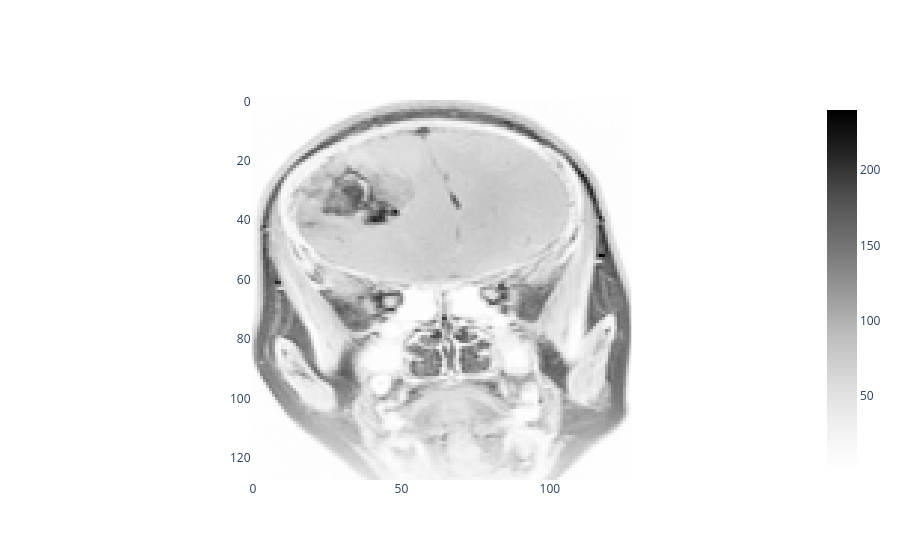

Here is the notebook cell this chart was saved with:
### Code cell
from gtda.plotting import plot_heatmap
sample_image = X[0]
plot_heatmap(sample_image)

### Figure 1 — Plotly figure (JSON) as saved in the notebook; plotly's stock layout.template omitted (floating-point values rounded to 4 significant figures; data arrays with more than 128 entries replaced by an {"elided": "..."} marker saying what was removed)
{"data": [{"colorscale": [[0, "rgb(255,255,255)"], [0.125, "rgb(240,240,240)"], [0.25, "rgb(217,217,217)"], [0.375, "rgb(189,189,189)"], [0.5, "rgb(150,150,150)"], [0.625, "rgb(115,115,115)"], [0.75, "rgb(82,82,82)"], [0.875, "rgb(37,37,37)"], [1, "rgb(0,0,0)"]], "type": "heatmap", "z": {"elided": "128x128 int values"}}], "layout": {"plot_bgcolor": "white", "xaxis": {"constrain": "domain", "scaleanchor": "y"}, "yaxis": {"autorange": "reversed", "constrain": "domain"}}}
